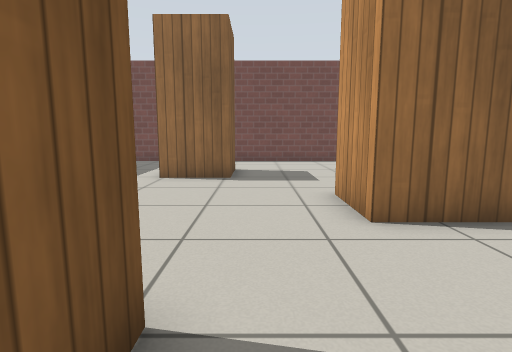
view 1 (above)

15 first-person views from a walk through a Gazebo world. The camera is 0.72 m above the floor, tilts 8° down and sees 80° across. The floor is counted in squares, 0.5 m on a side. Each view is taken from the middle of a square. On the plan, view 1 faces up. The plan holds only what a view shows up to about 14 squares ahead; the rest is blank. The place goes on beyond the plan. Simple patterns stand in for the simulator's built-in surfaces.

view 2
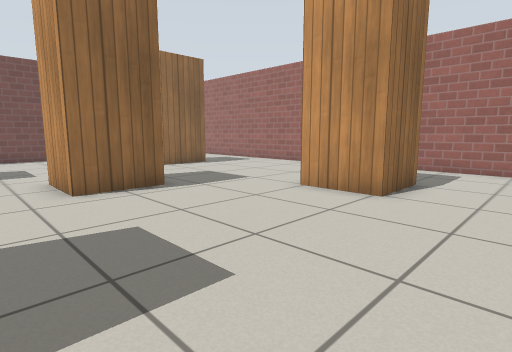

view 3
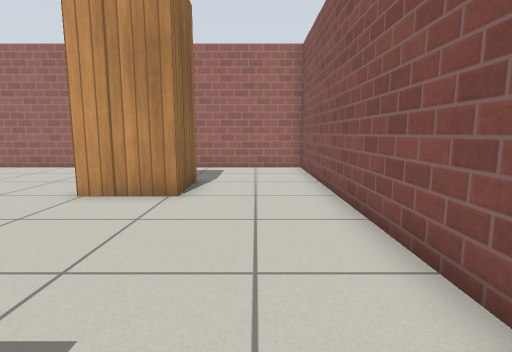

view 4
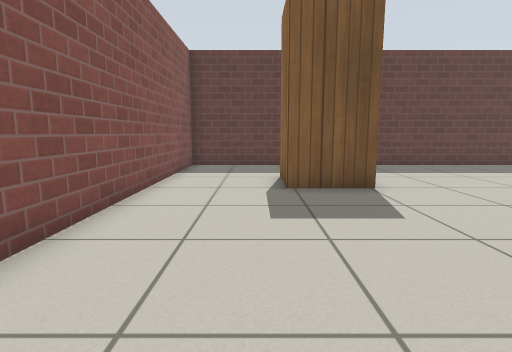

view 5
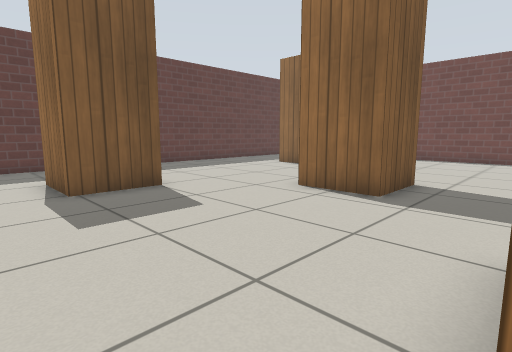

view 6
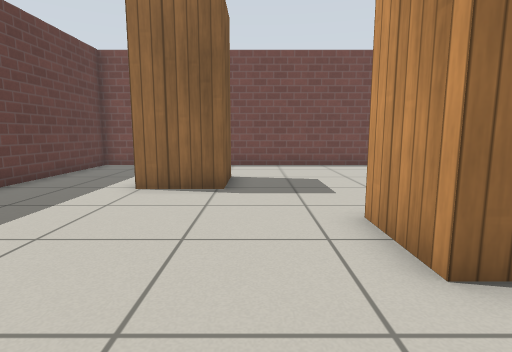

view 7
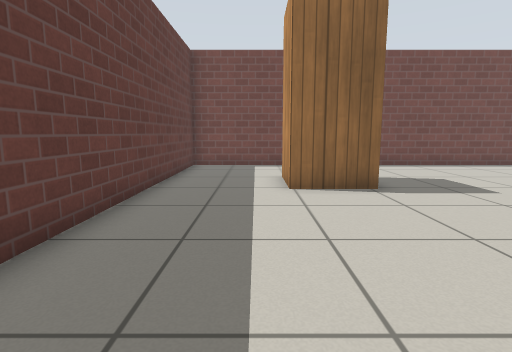

view 8
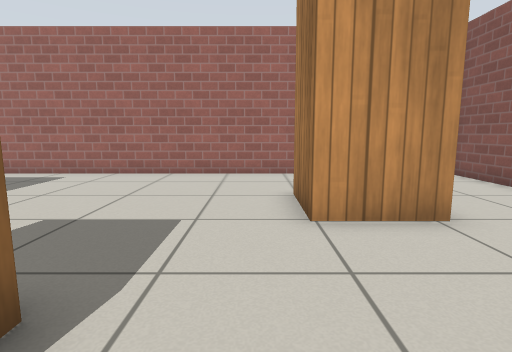

view 9
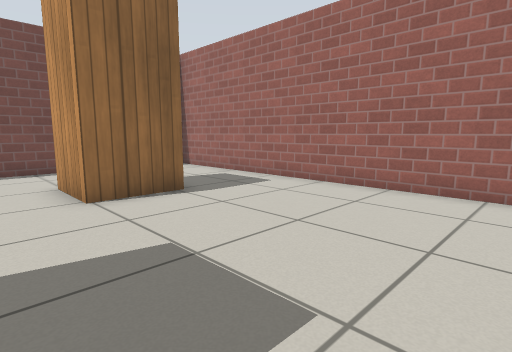

view 10
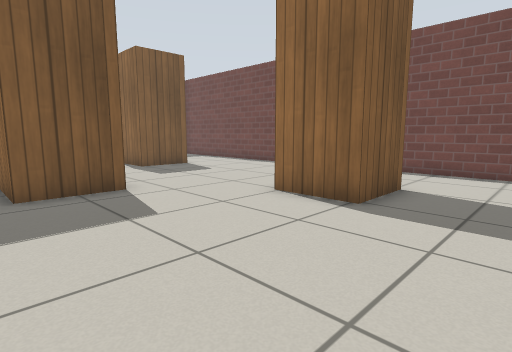

view 11
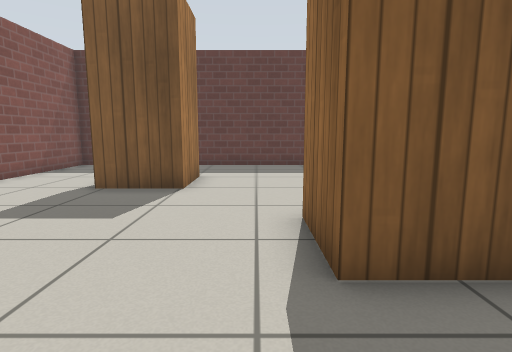

view 12
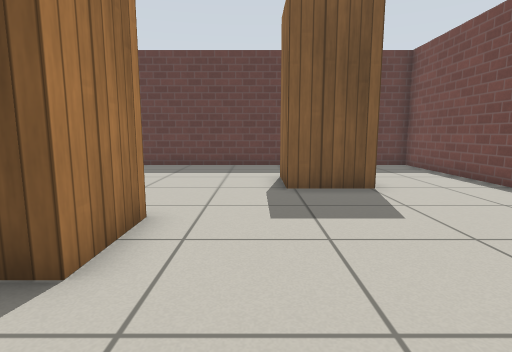

view 13
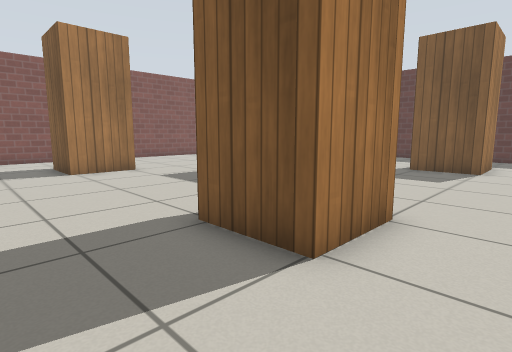

view 14
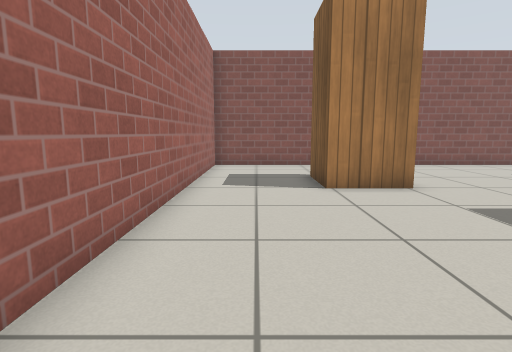

view 15
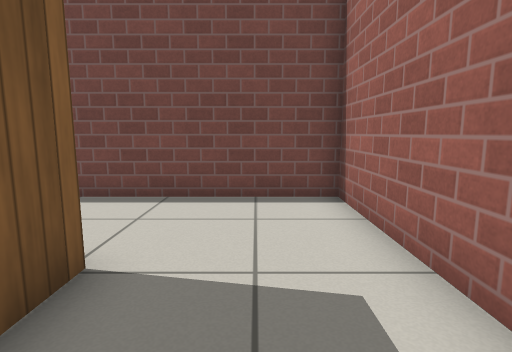

### Floor plan
Ten units are one square. View 1 is at (0, 0); x grows to the right and y downward. Boxes are objects, and circles mark ways between rooms. Rooms are numbered by the first view taken in them; rooms with no view inside come last. Other rooms are left out.
<svg viewBox="-73 -163 207 207">
<path fill="none" stroke="#000" d="M-8 -21 -8 2 -31 2M42 -48 19 -48M92 -21 92 2 69 2 69 -21M-68 -36 -68 39 129 39 129 -36M69 -121 92 -121 92 -98 69 -98M42 -71 42 -48M129 -36 129 -158 64 -158M69 -21 92 -21M-8 -98 -31 -98 -31 -121M19 -48 19 -71M-31 -21 -8 -21M-36 -158 -68 -158 -68 -36M19 -71 42 -71M-31 -121 -8 -121 -8 -98M69 -98 69 -121M64 -158 -36 -158"/>
<circle cx="110" cy="-27" r="3" fill="#2a7"/>
<circle cx="55" cy="-35" r="3" fill="#2a7"/>
<circle cx="-50" cy="-27" r="3" fill="#2a7"/>
<circle cx="3" cy="-40" r="3" fill="#2a7"/>
<circle cx="62" cy="-115" r="3" fill="#2a7"/>
<circle cx="-40" cy="-140" r="3" fill="#2a7"/>
<circle cx="5" cy="-85" r="3" fill="#2a7"/>
<text x="30" y="0">1</text>
<text x="90" y="-90">2</text>
<text x="-30" y="-80">3</text>
<text x="20" y="-120">4</text>
</svg>
Room 1 opens to room 2. Room 1 opens to room 3. Room 2 opens to room 4. Room 3 opens to room 4.

Where each view was taken, in squares from view 1:
view 1: 0 up, 0 right, facing up
view 2: 3 down, 0 right, facing up-right
view 3: 2 down, 0 right, facing right
view 4: 1 down, 7 right, facing left
view 5: 2 down, 7 right, facing up-left
view 6: 2 up, 0 right, facing up
view 7: 2 up, 4 left, facing up
view 8: 3 up, 2 right, facing right
view 9: 3 up, 5 right, facing up-right
view 10: 4 up, 12 right, facing up-left
view 11: 4 up, 7 right, facing left
view 12: 9 up, 7 right, facing left
view 13: 14 up, 12 right, facing down-left
view 14: 10 up, 11 right, facing down
view 15: 9 up, 11 right, facing up
